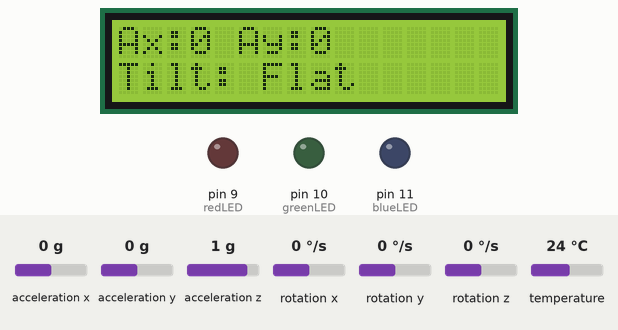
Recording of a sketch running on a simulated Arduino Uno, built with avr-gcc and run on an emulated ATmega328P. On the bench: 16×2 character LCD, output pins drawn as LEDs (lit = HIGH). Inputs (shaded band) come from the test bench; at power-on: acceleration x 0 g, acceleration y 0 g, acceleration z 1 g, rotation x 0 °/s, rotation y 0 °/s, rotation z 0 °/s, temperature 24 °C.

Above: at 2.2 s.
2.3 s: acceleration x set to -0.3 g
At 3.2 s:
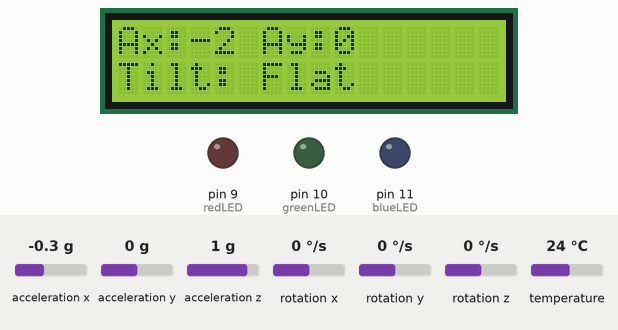
3.9 s: acceleration x set to -0.6 g
At 5.2 s:
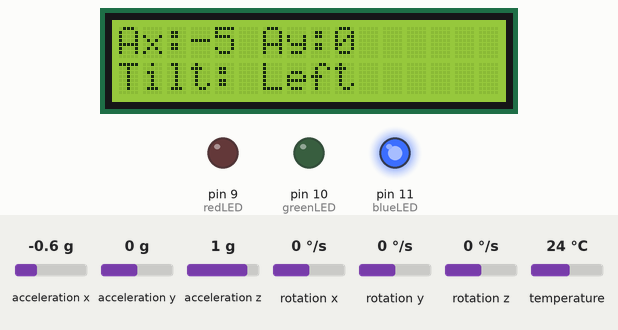
5.6 s: acceleration y set to -0.3 g
At 6.1 s:
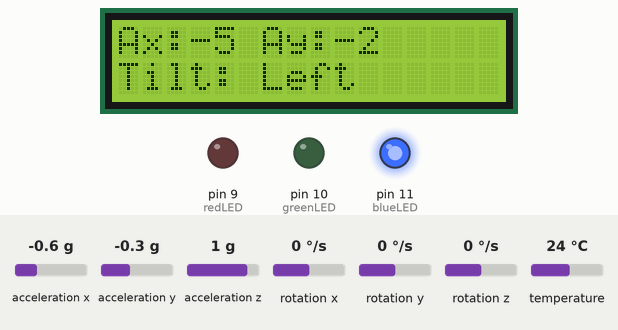
7.2 s: acceleration y set to -0.6 g
At 8.3 s:
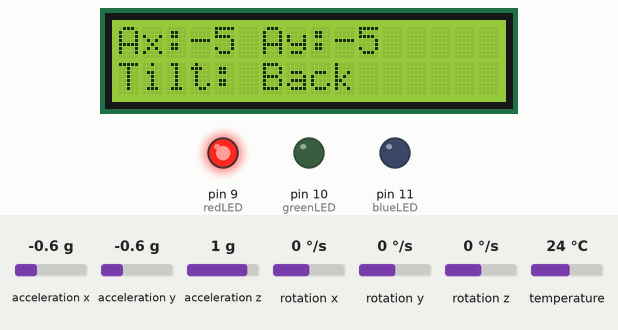
10.2 s: acceleration y set to 0.8 g
At 11.0 s:
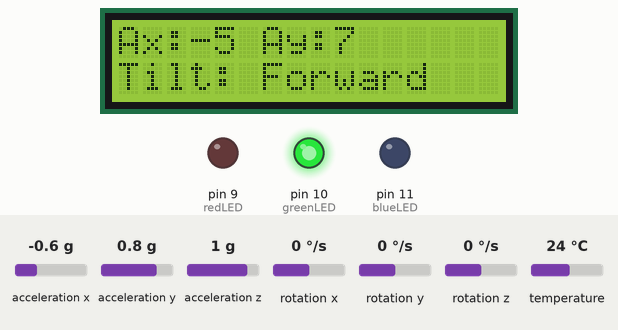
11.9 s: acceleration y set to 0.6 g
At 13.3 s:
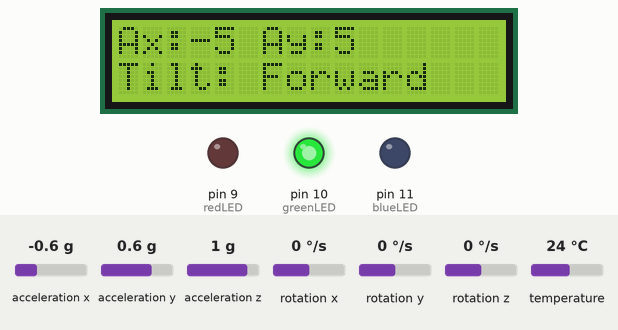
13.6 s: acceleration y set to 0.3 g
Timing chart, 0 to 16.3 s (numbered marks = the images above; inputs shaded):
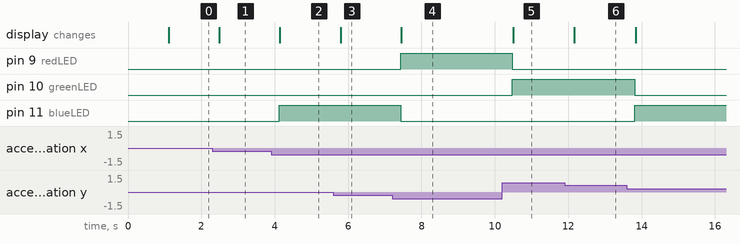

Measured:
- the behaviour switches between -0.4 and -0.5 g on acceleration x (found by bisection; images 1 and 2)
- the behaviour switches between -0.4 and -0.5 g on acceleration y (found by bisection; images 3 and 4)
- after the input at 2.3 s, the display: changes after 0.19 s (image 1)
- after the input at 3.9 s, pin 11 (blueLED): LOW → HIGH after 0.22 s; the display: changes after 0.24 s (image 2)
- after the input at 5.6 s, the display: changes after 0.19 s (image 3)
- after the input at 7.2 s, pin 9 (redLED): LOW → HIGH after 0.23 s; pin 11 (blueLED): HIGH → LOW after 0.23 s; the display: changes after 0.25 s (image 4)
- after the input at 10.2 s, pin 9 (redLED): HIGH → LOW after 0.27 s; pin 10 (greenLED): LOW → HIGH after 0.27 s; the display: changes after 0.30 s (image 5)
- after the input at 11.9 s, the display: changes after 0.27 s (image 6)
- after the input at 13.6 s, pin 10 (greenLED): HIGH → LOW after 0.21 s; pin 11 (blueLED): LOW → HIGH after 0.21 s

The sketch:

sketch.ino
```cpp
#include <LiquidCrystal_I2C.h>
#include <Adafruit_MPU6050.h>
#include <Adafruit_Sensor.h>

LiquidCrystal_I2C lcd(0x27, 16, 2);

Adafruit_MPU6050 mpu;

const int redLED   = 9;
const int greenLED = 10;
const int blueLED  = 11;

const float tiltThresh  = 4.0; // If X or Y axis shows more than 4 m/s²
const float shakeThresh = 20.0; // If total acceleration is over 2 g (2 × 9.8)

void setup() {
  pinMode(redLED,   OUTPUT);
  pinMode(greenLED, OUTPUT);
  pinMode(blueLED,  OUTPUT);
  lcd.init();
  lcd.backlight();
  lcd.print("Exercise 2 - Sketch 3");
  if (!mpu.begin()) {
    lcd.clear();
    lcd.print("MPU error!");
    while (1);
  }
  delay(1000);
  lcd.clear();
}

void loop() {
  sensors_event_t a, g, temp; // a=Data from the accelerometer, g=Data from the gyroscope, temp=Data from the temperature sensor
  mpu.getEvent(&a, &g, &temp);

  float ax = a.acceleration.x; // movement left/right
  float ay = a.acceleration.y; // movement forward/back


  digitalWrite(redLED,   LOW);
  digitalWrite(greenLED, LOW);
  digitalWrite(blueLED,  LOW);

  String tiltMsg = "Flat";

  if (ay >  tiltThresh) {
    digitalWrite(greenLED, HIGH);
    tiltMsg = "Forward";
  }
  else if (ay < -tiltThresh) {
    digitalWrite(redLED, HIGH);
    tiltMsg = "Back";
  }
  else if (ax >  tiltThresh) {
    digitalWrite(blueLED, HIGH);
    tiltMsg = "Right";
  }
  else if (ax < -tiltThresh) {
    digitalWrite(blueLED, HIGH);
    tiltMsg = "Left";
  }


  float totalAccel = sqrt(ax*ax + ay*ay + a.acceleration.z * a.acceleration.z); //calculate the total motion in 3D space using the X, Y, and Z values

  if (totalAccel > shakeThresh) {
    for (int i = 0; i < 3; i++) {
      digitalWrite(redLED,   HIGH);
      digitalWrite(greenLED, HIGH);
      digitalWrite(blueLED,  HIGH);
      delay(100);
      digitalWrite(redLED,   LOW);
      digitalWrite(greenLED, LOW);
      digitalWrite(blueLED,  LOW);
      delay(100);
    }
    lcd.clear();
    lcd.print("Shake Detected!");
    delay(700);
  }

  lcd.clear();
  lcd.setCursor(0, 0);
  lcd.print("Ax:");
  lcd.print((int)ax);
  lcd.print(" Ay:");
  lcd.print((int)ay);

  lcd.setCursor(0, 1);
  lcd.print("Tilt: ");
  lcd.print(tiltMsg);
  delay(250);
}
```
